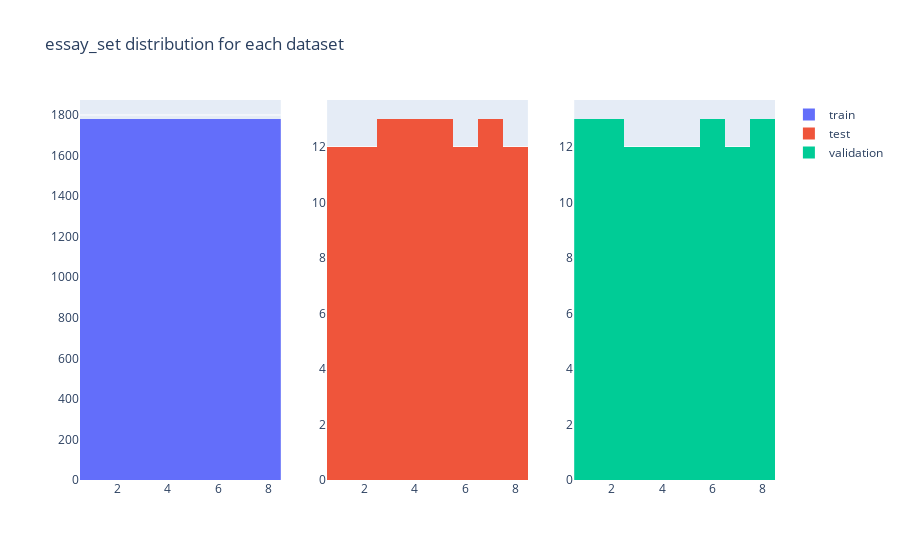
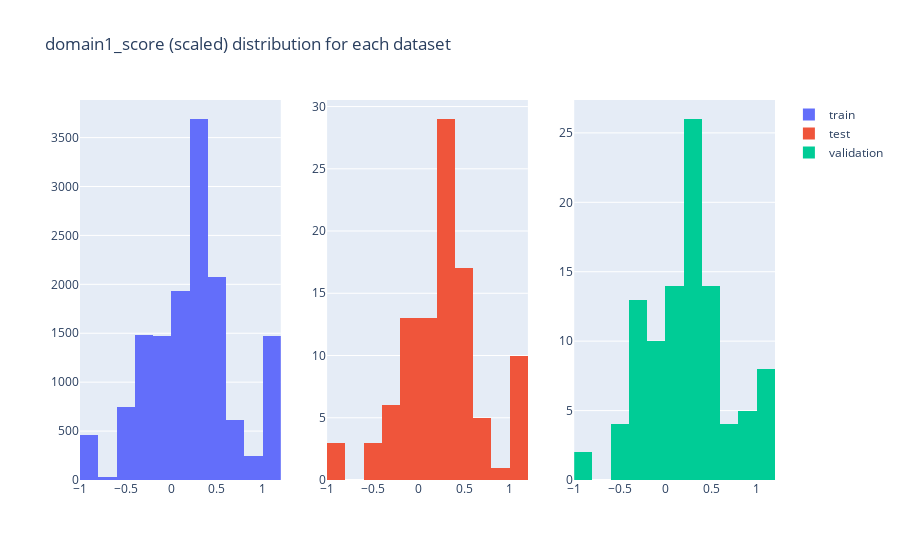

The notebook cell these images were saved under, in order:
### Code cell
fig = make_subplots(rows=1, cols=3)
fig.add_trace(go.Histogram(x=X_train["essay_set"], nbinsx=8, name='train'), row=1, col=1)
fig.add_trace(go.Histogram(x=X_test["essay_set"], nbinsx=8, name='test'), row=1, col=2)
fig.add_trace(go.Histogram(x=X_val["essay_set"], nbinsx=8, name='validation'), row=1, col=3)
fig.update_layout(title_text='essay_set distribution for each dataset')
fig.show()

fig = make_subplots(rows=1, cols=3)
fig.add_trace(go.Histogram(x=y_train, nbinsx=20, name='train'), row=1, col=1)
fig.add_trace(go.Histogram(x=y_test, nbinsx=20, name='test'), row=1, col=2)
fig.add_trace(go.Histogram(x=y_val, nbinsx=20, name='validation'), row=1, col=3)
fig.update_layout(title_text='domain1_score (scaled) distribution for each dataset')
fig.show()

### Figure 1 — Plotly figure (JSON) as saved in the notebook; plotly's stock layout.template omitted (floating-point values rounded to 4 significant figures; data arrays with more than 128 entries replaced by an {"elided": "..."} marker saying what was removed)
{"data": [{"name": "train", "nbinsx": 8, "type": "histogram", "x": {"elided": "14239 int values"}, "xaxis": "x", "yaxis": "y"}, {"name": "test", "nbinsx": 8, "type": "histogram", "x": [2, 7, 5, 2, 3, 4, 7, 2, 2, 8, 8, 8, 4, 6, 3, 1, 5, 3, 5, 6, 4, 6, 1, 2, 2, 5, 1, 4, 8, 3, 7, 3, 6, 4, 8, 1, 5, 1, 2, 7, 4, 2, 5, 5, 1, 4, 7, 3, 6, 7, 1, 1, 6, 7, 6, 3, 8, 5, 2, 1, 5, 6, 5, 4, 1, 5, 5, 8, 3, 2, 4, 8, 6, 4, 7, 3, 8, 8, 1, 7, 4, 3, 2, 6, 5, 2, 6, 3, 8, 7, 4, 4, 3, 7, 3, 6, 1, 8, 7, 7], "xaxis": "x2", "yaxis": "y2"}, {"name": "validation", "nbinsx": 8, "type": "histogram", "x": [8, 4, 6, 3, 5, 2, 3, 1, 4, 5, 8, 1, 6, 7, 5, 5, 1, 7, 1, 4, 5, 7, 2, 3, 2, 8, 1, 7, 5, 2, 3, 5, 2, 1, 2, 2, 7, 5, 3, 8, 6, 4, 1, 3, 5, 8, 4, 6, 4, 2, 7, 5, 4, 8, 4, 7, 2, 7, 7, 8, 1, 8, 7, 2, 6, 1, 6, 4, 7, 1, 4, 6, 5, 8, 5, 8, 2, 3, 3, 2, 6, 6, 6, 1, 4, 3, 1, 8, 7, 6, 1, 8, 3, 8, 6, 2, 3, 6, 4, 3], "xaxis": "x3", "yaxis": "y3"}], "layout": {"title": {"text": "essay_set distribution for each dataset"}, "xaxis": {"anchor": "y", "domain": [0, 0.2889]}, "xaxis2": {"anchor": "y2", "domain": [0.3556, 0.6444]}, "xaxis3": {"anchor": "y3", "domain": [0.7111, 1]}, "yaxis": {"anchor": "x", "domain": [0, 1]}, "yaxis2": {"anchor": "x2", "domain": [0, 1]}, "yaxis3": {"anchor": "x3", "domain": [0, 1]}}}

### Figure 2 — Plotly figure (JSON) as saved in the notebook; plotly's stock layout.template omitted (floating-point values rounded to 4 significant figures; data arrays with more than 128 entries replaced by an {"elided": "..."} marker saying what was removed)
{"data": [{"name": "train", "nbinsx": 20, "type": "histogram", "x": {"elided": "14239 float values"}, "xaxis": "x", "yaxis": "y"}, {"name": "test", "nbinsx": 20, "type": "histogram", "x": [-0.2, 0.6364, 0.5, 0.2, -0.3333, 1, 0.7273, 0.2, -0.2, -0.08, 0.24, 0.04, 0.3333, 0, 0.3333, 0.6, 0, 1, 0.5, 0.5, 0.3333, 0.5, 0.4, -0.2, -0.2, 0.5, 0.6, -0.3333, -0.08, 0.3333, 1.0, 0.3333, 0.5, -1, -0.08, 0.2, -0.5, 0.2, 0.2, 0.09091, -0.3333, 0.2, 0, 0, 0.8, -0.3333, -0.1818, 0.3333, 0.5, 0.2727, 0.4, 1.0, 1, 1.0, 0.5, 1, 0.2, 0, -0.2, 0.4, 0.5, 0.5, 0.5, 0.3333, 0.6, 0, 1, -0.2, 0.3333, 0.2, 0.3333, 0.2, -0.5, 0.3333, -0.09091, 0.3333, 0.08, 0.2, 0.4, -0.1818, -1, -1, -0.2, 0, 0.5, 0.2, -0.5, 0.3333, -0.24, 0.09091, -0.3333, 0.3333, 1, 0.3636, 1, 0, 0.4, 0.24, 0.09091, 0.2727], "xaxis": "x2", "yaxis": "y2"}, {"name": "validation", "nbinsx": 20, "type": "histogram", "x": [0.2, -1, 0, -0.3333, 0, 0.2, -1, 0.2, 0.3333, 0.5, 0.04, 0.8, 0.5, 0.6364, 0.5, 0, 0.2, 0.2727, 0.6, 0.3333, 0, 0.5455, -0.2, -0.3333, 0.2, 0.12, -0.2, 0.8182, -0.5, -0.2, -0.3333, 0.5, -0.2, 0.2, 0.2, -0.2, 0.1818, 0.5, 0.3333, -0.04, 0.5, -0.3333, 2.22e-16, -0.3333, 0, 0.2, 1, 0.5, -0.3333, 0.2, 0.1818, -0.5, 1, -0.04, -0.3333, -0.2727, 0.2, 0.7273, 0.9091, 2.22e-16, 0.6, 0.4, -0.2727, -0.2, 1, 0.2, 0.5, -0.3333, 0.4545, 0.2, -0.3333, 1, -0.5, 0.4, 0, -0.2, 0.2, -0.3333, 1, 0.2, -0.5, 0.5, 0, 0.2, 1, 0.3333, 0.8, 0.2, 0.2727, 0, 0.8, 0.2, 0.3333, -0.2, 1, 0.2, 0.3333, 0.5, -0.3333, 1], "xaxis": "x3", "yaxis": "y3"}], "layout": {"title": {"text": "domain1_score (scaled) distribution for each dataset"}, "xaxis": {"anchor": "y", "domain": [0, 0.2889]}, "xaxis2": {"anchor": "y2", "domain": [0.3556, 0.6444]}, "xaxis3": {"anchor": "y3", "domain": [0.7111, 1]}, "yaxis": {"anchor": "x", "domain": [0, 1]}, "yaxis2": {"anchor": "x2", "domain": [0, 1]}, "yaxis3": {"anchor": "x3", "domain": [0, 1]}}}
